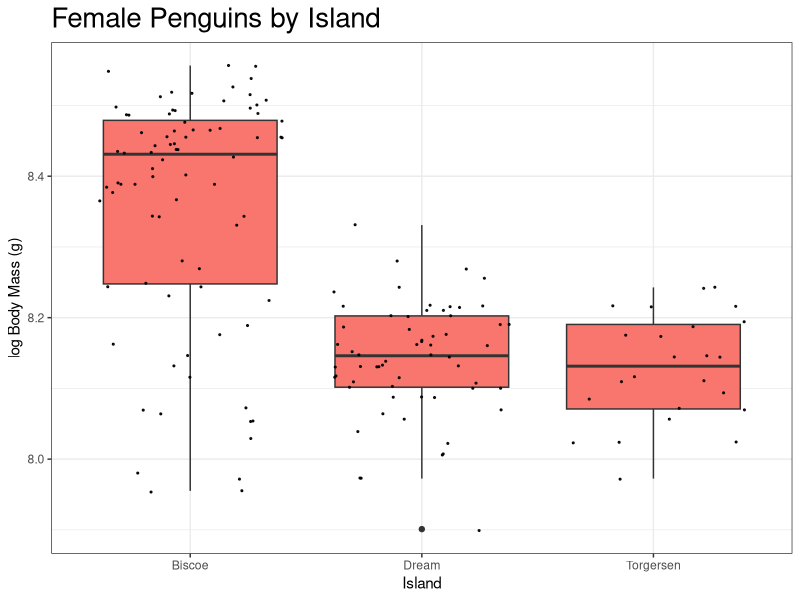
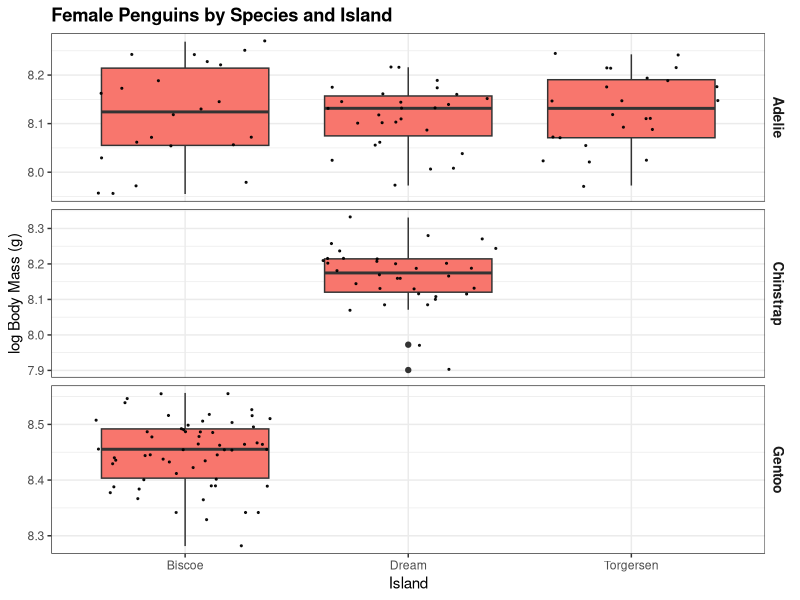
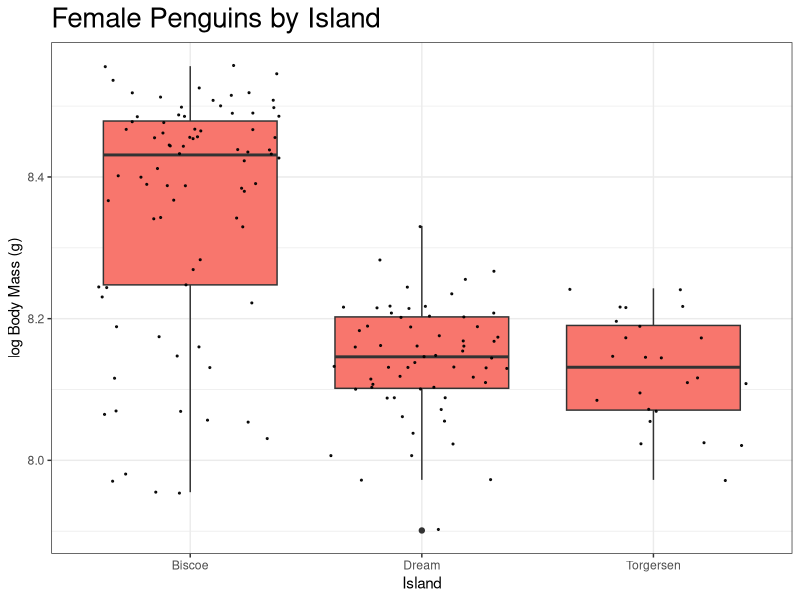

Generate these figures, in order, with R:
### 7_HW #######################################
### Created by: Alyssa Cohen
### Created on: 2021-02-15
~~~~~~~~~~~~~~~~~~~~~~~~~~~~~~~~~~~~~~~~~~~~~

  # Write a script that:
    # calculates the mean and variance of body mass by species, island, and sex without any NAs
    
    # filters out (i.e. excludes) male penguins, 
      # then calculates the log body mass, 
      # then selects only the columns for species, island, sex, and log body mass, 
      # then use these data to make any plot. 
        # Make sure the plot has clean and clear labels and follows best practices. 
        # Save the plot in the correct output folder.
    
    # Include both part 1 and part 2 in your script and push it to github in the appropriate folders.

### Load Libraries --------------------------------------------
install.packages("palmerpenguins")
library(palmerpenguins)
library(tidyverse)
library(here)

# Load data --------------------------------------------
glimpse(penguins)

# mean and variance of body mass by species, island, and sex without any NAs
penguins_body_mass <- penguins %>% 
  drop_na(sex) %>%
  group_by(species, island, sex) %>% 
  summarise(mean_body_mass_g = mean(body_mass_g, na.rm = TRUE), 
            var_body_mass = var(body_mass_g, na.rm = TRUE))

# females, log(body_mass), select(species, island, sex, log body mass) and plot
penguins %>% 
  drop_na(sex) %>% 
  filter(sex == "female") %>% 
  mutate(log_bodymass = log(body_mass_g)) %>% 
  select(species, island, sex, log_bodymass) %>% 
  ggplot(aes(x=island, y=log_bodymass, fill=sex)) +
    geom_boxplot() +
    geom_jitter(color="black", size=0.4, alpha=0.9) +
    theme_bw() +
    theme(strip.background = element_rect(fill = "white", color = "white"),
          strip.text = element_text(face="bold", size=10), 
          legend.position="none", 
          plot.title = element_text(size=20)) +
    labs(y="log Body Mass (g)", x="Island", 
         title="Female Penguins by Island")

    ggsave(here("Week_4","Output","Group_Plot_penguin.png"))

penguins %>% 
  drop_na(sex) %>% 
  filter(sex == "female") %>% 
  mutate(log_bodymass = log(body_mass_g)) %>% 
  select(species, island, sex, log_bodymass) %>% 
  ggplot(aes(x=island, y=log_bodymass, fill=sex)) +
  geom_boxplot() +
  geom_jitter(color="black", size=0.4, alpha=0.9) +
  theme_bw() +
  theme(strip.background = element_rect(fill = "white", color = "white"),
        strip.text = element_text(face="bold", size=10), 
        legend.position="none", plot.title = element_text(face = "bold")) +
  facet_grid(species~., scale="free_y") + 
  labs(y="log Body Mass (g)", x="Island", 
       title = "Female Penguins by Species and Island")

